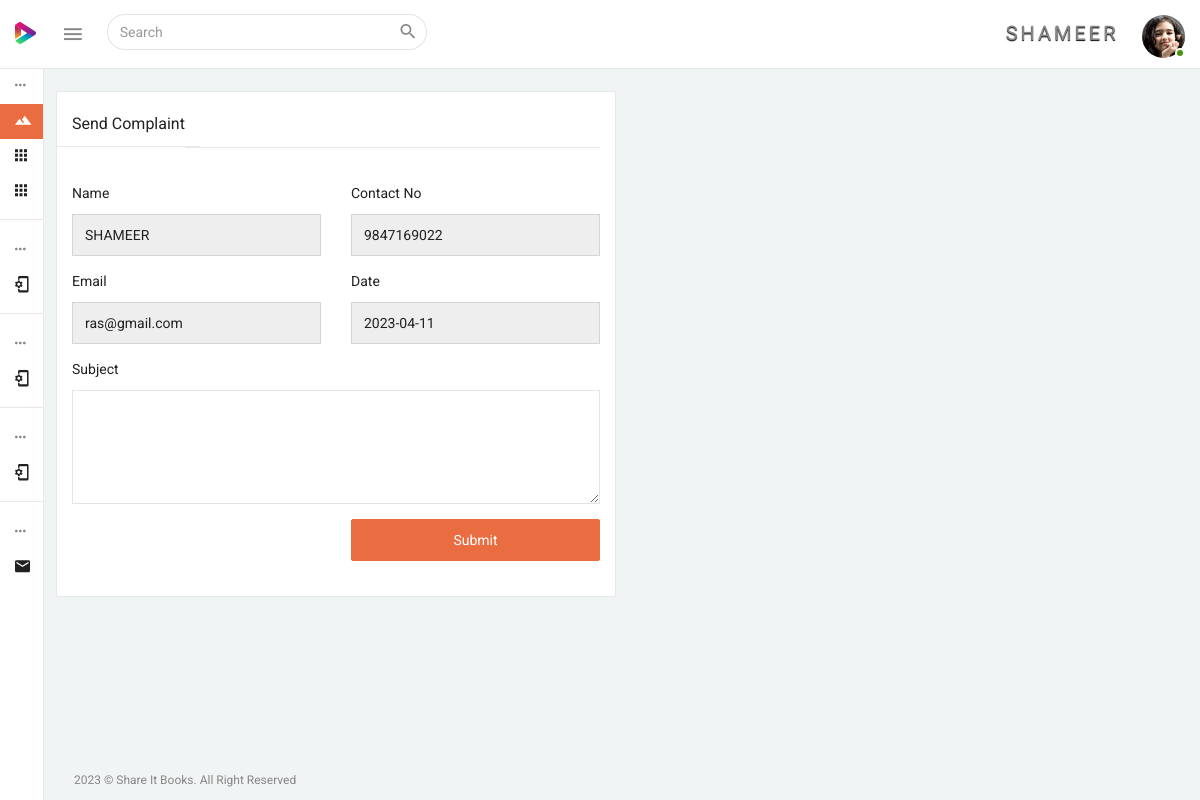
The page /user/complaint.php (signed in) on the database its author committed.
### tables this page shows
CREATE TABLE IF NOT EXISTS `users` (
  `id` bigint(21) NOT NULL AUTO_INCREMENT,
  `user_id` varchar(255) DEFAULT NULL,
  `user_type` varchar(255) NOT NULL,
  `fname` varchar(255) DEFAULT NULL,
  `lname` varchar(255) DEFAULT NULL,
  `phone` varchar(15) DEFAULT NULL,
  `semail` text,
  `password` text,
  `status` tinyint(1) DEFAULT '1',
  `photo` text,
  `addrs` text NOT NULL,
  `age` varchar(200) NOT NULL,
  `sex` varchar(200) NOT NULL,
  `dprtmnt` varchar(200) NOT NULL,
  `semester` varchar(200) NOT NULL,
  PRIMARY KEY (`id`)
);

### user/complaint.php (the view, shortened to what this page needs)
<?php
	include('../connect/db.php');
	$user_id=$_SESSION['SESS_CUSTOMER_ID'];
	$qry_user = $db->prepare("SELECT * FROM users WHERE user_id = '$user_id'");
	$qry_user->execute();
	$rows_user = $qry_user->fetch();
	$phone = $rows_user['phone'];
	$email = $rows_user['semail'];
	?>
 <!DOCTYPE html>
 <html lang="en">
 <head>
 	<?php include("include\css.php"); ?>
 </head>
 <body>
 	<div class="wrapper theme-1-active pimary-color-red">
 		<?php include("include\menu.php"); ?>
 		<?php include("include\leftmenu.php"); ?>
 		<div class="page-wrapper">
 			<div class="container-fluid pt-25">
 				<div class="row">
 					<div class="col-lg-6 col-md-6 col-sm-6 col-xs-12">
 						<div class="panel panel-default card-view panel-refresh">
 							<div class="panel-heading">
 								<div class="pull-left">
 									<h6 class="panel-title txt-dark">Send Complaint</h6>
 									<hr class="light-grey-hr row mt-10 mb-15" />
 								</div>
 							</div>
 							<div class="panel-wrapper collapse in">
 								<div class="panel-body">
 									<form action="actions/complaint.php" method="post" autocomplete="off">
 										<hr class="light-grey-hr" />
 										<div class="row">
 											<div class="col-md-6">
 												<div class="form-group">
 													<label class="control-label mb-10">Name</label>
 													<input type="text" class="form-control" name="name" value="<?php echo $fname;?>" readonly>
 												</div>
 											</div>
 											<div class="col-md-6">
 												<div class="form-group">
 													<label class="control-label mb-10">Contact No</label>
 													<input type="text" class="form-control" name="phone" value="<?php echo $phone; ?>" readonly>
 												</div>
 											</div>
 											<div class="col-md-6">
 												<div class="form-group">
 													<label class="control-label mb-10">Email</label>
 													<input type="text" class="form-control" name="email" value="<?php echo $email;?>" readonly>
 												</div>
 											</div>
                                            <div class="col-md-6">
 												<div class="form-group">
 													<label class="control-label mb-10">Date</label>
 													<input type="text" class="form-control" name="dated" value="<?php echo date("Y-m-d");?>" readonly>
 												</div>
 											</div>
 											<div class="col-md-12">
 												<div class="form-group">
 													<label class="control-label mb-10">Subject</label>
 													<textarea class="form-control" rows="5" name="subject" required></textarea>
 												</div>
 											</div>
 											<div class="col-md-6">
 											</div>
 											<div class="col-md-6">
 												<div class="form-group">
 													<input type="submit" value="Submit" class="btn btn-block btn-danger">
 												</div>
 											</div>
 										</div>
 									</form>
 								</div>
 							</div>
 						</div>
 					</div>
 				</div>
 			</div>
 			<footer class="footer container-fluid pl-30 pr-30">
 				<div class="row">
 					<div class="col-sm-12">
 						<p>2023 &copy; Share It Books. All Right Reserved</p>
 					</div>
 				</div>
 			</footer>
 		</div>
 	</div>
 </body>
 </html>

### user/include/menu.php (shortened to what this page needs)
<?php
	$user_id=$_SESSION['SESS_CUSTOMER_ID'];
	$qry_user = $db->prepare("SELECT * FROM users WHERE user_id = '$user_id'");
	$qry_user->execute();
	$rows_user = $qry_user->fetch();
	$fname = $rows_user['fname'];
	$photo = $rows_user['photo'];
	?>
<nav class="navbar navbar-inverse navbar-fixed-top">
    <div class="mobile-only-brand pull-left">
        <div class="nav-header pull-left">
            <div class="logo-wrap">
                <a href="index.php">
                    <img class="brand-img" src="../admin/dist/img/logo.png" alt="brand"/>
                </a>
            </div>
        </div>
        <a id="toggle_nav_btn" class="toggle-left-nav-btn inline-block ml-20 pull-left" href="javascript:void(0);"><i class="zmdi zmdi-menu"></i></a>
        <form id="search_form" role="search" class="top-nav-search collapse pull-left">
            <div class="input-group">
                <input type="text" name="example-input1-group2" class="form-control" placeholder="Search">
                <span class="input-group-btn">
                <button type="button" class="btn  btn-default"  data-target="#search_form" data-toggle="collapse" aria-label="Close" aria-expanded="true"><i class="zmdi zmdi-search"></i></button>
                </span>
            </div>
        </form>
    </div>
    <div id="mobile_only_nav" class="mobile-only-nav pull-right">
      <ul class="nav navbar-right top-nav pull-right">
            <li class="dropdown auth-drp">
                <a href="#" class="dropdown-toggle pr-0" data-toggle="dropdown">
                <spam style="padding-right:20px; font-size:20px; text-shadow:0px 1px 1px black; letter-spacing:3px;"><?php echo $fname;?></spam> <img src="../photos/<?php echo $photo;?>" alt="user_auth" class="user-auth-img img-circle"/>
                <span class="user-online-status"></span></a>
            </li>
      </ul>
    </div>
</nav>

### rows shown on the page
users: fname "SHAMEER", photo (picture), name "SHAMEER", phone "9847169022", email "ras@gmail.com"
